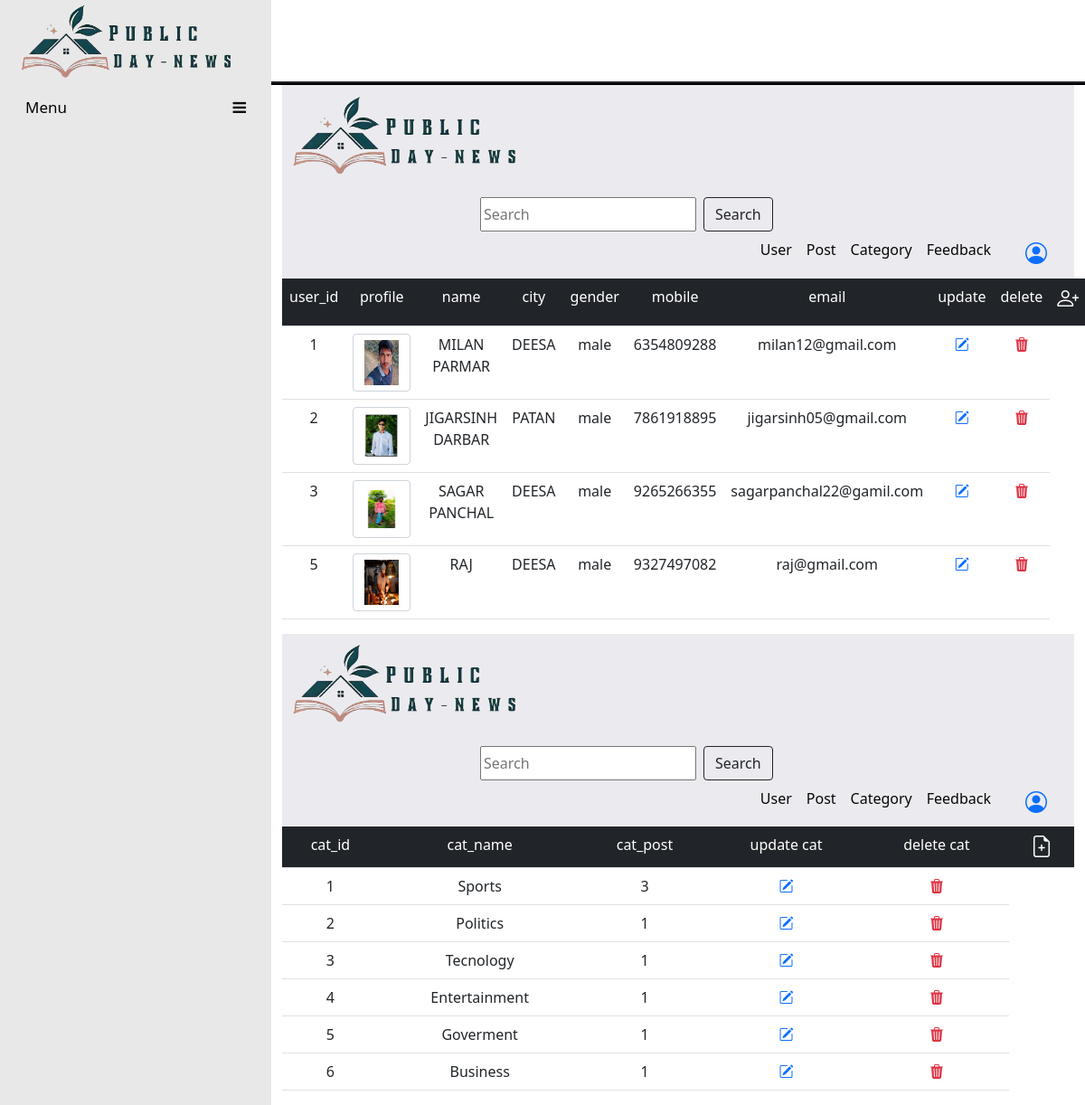
The app's page /Admin/mgmt.php (signed in) with its own data.
### tables this page shows
CREATE TABLE IF NOT EXISTS `registration` (
  `id` int(10) unsigned NOT NULL AUTO_INCREMENT,
  `name` varchar(50) NOT NULL,
  `fnum` int(5) NOT NULL,
  `fword` varchar(50) NOT NULL,
  `city` varchar(50) NOT NULL,
  `gender` varchar(8) NOT NULL,
  `mobile` varchar(50) NOT NULL,
  `email` varchar(50) NOT NULL,
  `password` text NOT NULL,
  `profile_image` text NOT NULL,
  PRIMARY KEY (`id`)
);

CREATE TABLE IF NOT EXISTS `category` (
  `cat_id` int(10) NOT NULL AUTO_INCREMENT,
  `cat_name` varchar(30) NOT NULL,
  `post` int(10) NOT NULL,
  PRIMARY KEY (`cat_id`)
);

### Admin/amg user.php (the view, shortened to what this page needs)
<?php
include("config.php");
?>
<?php
$que="SELECT * FROM registration";
$result=mysqli_query($conn,$que);
?>
<!DOCTYPE html>
<html lang="en">
<head>
    <link rel="stylesheet" href="https://cdn.jsdelivr.net/npm/bootstrap-icons@1.11.3/font/bootstrap-icons.min.css">
    <link href="https://cdn.jsdelivr.net/npm/bootstrap@5.0.2/dist/css/bootstrap.min.css" rel="stylesheet">
    <link rel="stylesheet" href="acss/anave.css">
</head>
<body>
  <nav class="navbar navbar-expand-lg navbar-light bg-light">
        <a class="navbar-brand" href="#">
          <img class="sasa" src="images/l1.png"class="image">
        </a>
        <form class="d-flex" method="POST" >
        <input class="formcontrol me-2" type="search" name="search" placeholder="Search" aria-label="Search">
        <button class="btn btn-outline-dark" type="submit">Search</button>
      </form>
        <div class="collapse navbar-collapse" id="navbarNavAltMarkup">
          <div class="navbar-nav ms-auto mb-2 mb-lg-0">
          <a class="nav-link" href="amg user.php">User</a>
            <a class="nav-link" href="amg post.php">Post</a>
            <a class="nav-link" href="amg cat.php">Category</a>
            <a class="nav-link" href="amg feedback.php">Feedback</a>
            <a href="logout.php" class="abc"><i class="bi bi-person-circle h4"></i></a>
           </div>
        </div>
    </nav>
<table class="table table-bodered text-center">
  <tr class="bg-dark text-white">
    <td>user_id</td>
    <td>profile</td>
    <td>name</td>
    <td>city</td>
    <td>gender</td>
    <td>mobile</td>
    <td>email</td>
    <td>update</td>
    <td>delete</td>
    <td><a href="user.php"><i class="fa bi-person-plus text-white h4"></i></a></td>
</tr>
<tr>
  <?php
  while($row=mysqli_fetch_assoc($result))
  {
    ?>
    <td>
    <?php echo $row['id'];?></td>
    <td>
    <img src="<?php echo "USERPROFILE/".$row['profile_image'];?>" class="form-control" style="height: 4rem;  width: 4rem;"   >
     </td>
    <td><?php echo $row['name'];?></td>
    <td><?php echo $row['city'];?></td>
    <td><?php echo $row['gender'];?></td>
    <td><?php echo $row['mobile'];?></td>
    <td><?php echo $row['email'];?></td>
    <td><a href="update.php?user_id=<?php echo $row['id']; ?>"><i class="bi bi-pencil-square"></i></a></td>
    <td><a href="amg user.php?user_id=<?php echo $row['id']; ?>" ><i class="bi bi-trash3-fill text-danger"></i></a></td>
  </tr>
  <?php
  }
  ?>
</table>
</body>
</html>

### Admin/amg cat.php (shortened to what this page needs)
<?php
include("config.php");
$que="SELECT * FROM category";
$result=mysqli_query($conn,$que);
?>
<!DOCTYPE html>
<html lang="en">
<head>
    <link rel="stylesheet" href="https://cdn.jsdelivr.net/npm/bootstrap-icons@1.11.3/font/bootstrap-icons.min.css">
    <link href="https://cdn.jsdelivr.net/npm/bootstrap@5.0.2/dist/css/bootstrap.min.css" rel="stylesheet">
</head>
<body>
<?php
include("nav.php");
?>
<table class="table table-bodered text-center">
  <tr class="bg-dark text-white">
    <td>cat_id</td>
    <td>cat_name</td>
    <td>cat_post</td>
    <td>update cat</td>
    <td>delete cat</td>
    <td><a href="add cat.php"><i class="bi bi-file-earmark-plus text-white h4 "></i></a></td>
</tr>
<?php
  while($row=mysqli_fetch_assoc($result))
  {
    ?>
    <td><?php echo $row['cat_id'];?></td>
    <td><?php echo $row['cat_name'];?></td>
    <td><?php echo $row['post'];?></td>
    <td><a href="catupdate.php?id=<?php echo $row['cat_id']; ?>"><i class="bi bi-pencil-square"></i></a></td>
    <td><a href="amg cat.php?cat_id=<?php echo $row['cat_id']; ?>"><i class="bi bi-trash3-fill text-danger"></i></a></td>
  <?php
  }
  ?>
</table>
</body>
</html>

### Admin/acss/mgmt.css (style rules this page uses)
body { margin: 0; font-family: Arial, Helvetica, sans-serif; }
.d-flex { margin-left: 25%; margin-top: 0.9rem; }

### Admin/acss/anave.css (style rules this page uses)
.sasa { width:60%; margin: 0.0px; margin-top: 0%; }
.bg-light { background-color:rgb(235, 235, 239)!important; }
.navbar-light .navbar-nav .nav-link { color: rgb(8, 6, 6); }
.nav-link { display: block; padding: 0.5rem 1rem; color: #4626face; text-decoration: none; transition: color .15s ease-in-out,background-color .15s ease-in-out,border-color .15s ease-in-out; }
.ms-auto { margin-left: auto!important; }
.navbar { position: relative; display: flex; flex-wrap: wrap; align-items: center; justify-content: space-between; padding-top: 0.1rem; padding-bottom:0.1rem; }
.abc { margin: 10px 30px 30px 30px; height: 10px; text-size-adjust: 10rem; }
.bi { height: 110px; }

### Admin/amg user.php (style rules this page uses)
.form-control { padding: 0rem; border-radius: 6rem; }

### records on screen
registration: id "1", profile_image (picture), name "MILAN PARMAR", city "DEESA", gender "male", mobile "6354809288", email "milan12@gmail.com"
registration: id "2", profile_image (picture), name "JIGARSINH DARBAR", city "PATAN", gender "male", mobile "7861918895", email "jigarsinh05@gmail.com"
registration: id "3", profile_image (picture), name "SAGAR PANCHAL", city "DEESA", gender "male", mobile "9265266355", email "sagarpanchal22@gamil.com"
registration: id "5", profile_image (picture), name "RAJ", city "DEESA", gender "male", mobile "9327497082", email "raj@gmail.com"
category: cat_id "1", cat_name "Sports", post "3"
category: cat_id "2", cat_name "Politics", post "1"
category: cat_id "3", cat_name "Tecnology", post "1"
category: cat_id "4", cat_name "Entertainment", post "1"
category: cat_id "5", cat_name "Goverment", post "1"
category: cat_id "6", cat_name "Business", post "1"
